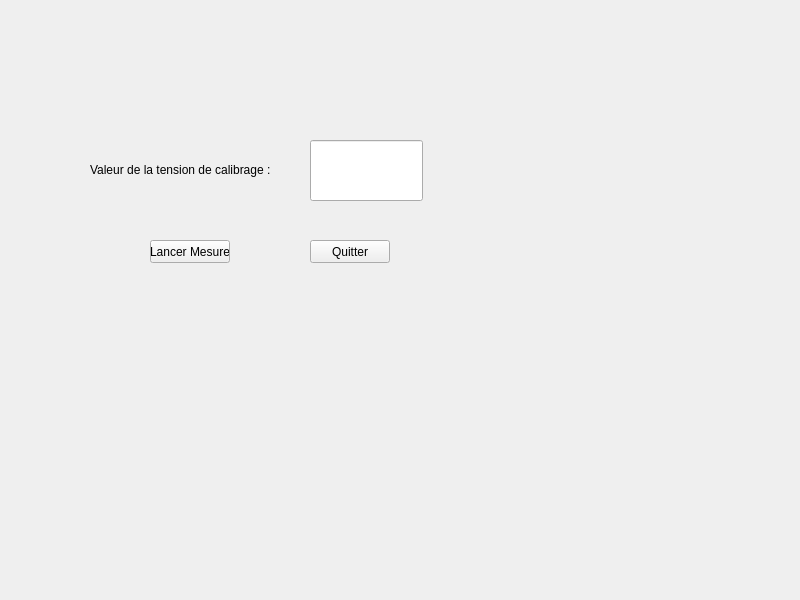
<?xml version="1.0" encoding="UTF-8"?>
<ui version="4.0">
 <class>Conditionneur</class>
 <widget class="QWidget" name="Conditionneur">
  <property name="geometry">
   <rect>
    <x>0</x>
    <y>0</y>
    <width>800</width>
    <height>600</height>
   </rect>
  </property>
  <property name="windowTitle">
   <string>Conditionneur</string>
  </property>
  <widget class="QLabel" name="labelTension">
   <property name="geometry">
    <rect>
     <x>90</x>
     <y>160</y>
     <width>211</width>
     <height>20</height>
    </rect>
   </property>
   <property name="text">
    <string>Valeur de la tension de calibrage :</string>
   </property>
  </widget>
  <widget class="QLineEdit" name="lineEditTension">
   <property name="geometry">
    <rect>
     <x>310</x>
     <y>140</y>
     <width>113</width>
     <height>61</height>
    </rect>
   </property>
   <property name="readOnly">
    <bool>true</bool>
   </property>
  </widget>
  <widget class="QPushButton" name="pushButtonStart">
   <property name="geometry">
    <rect>
     <x>150</x>
     <y>240</y>
     <width>80</width>
     <height>23</height>
    </rect>
   </property>
   <property name="text">
    <string>Lancer Mesure</string>
   </property>
  </widget>
  <widget class="QPushButton" name="pushButtonQuitter">
   <property name="geometry">
    <rect>
     <x>310</x>
     <y>240</y>
     <width>80</width>
     <height>23</height>
    </rect>
   </property>
   <property name="text">
    <string>Quitter</string>
   </property>
  </widget>
 </widget>
 <resources/>
 <connections>
  <connection>
   <sender>pushButtonQuitter</sender>
   <signal>clicked()</signal>
   <receiver>Conditionneur</receiver>
   <slot>close()</slot>
   <hints>
    <hint type="sourcelabel">
     <x>359</x>
     <y>252</y>
    </hint>
    <hint type="destinationlabel">
     <x>509</x>
     <y>233</y>
    </hint>
   </hints>
  </connection>
 </connections>
</ui>
